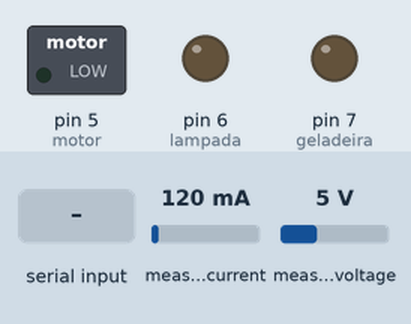
Recording of a sketch running on a simulated Arduino Uno, built with avr-gcc and run on an emulated ATmega328P. Parts: switched loads named in the sketch (green lamp = pin HIGH), output pins drawn as LEDs (lit = HIGH). Inputs (shaded band) come from the test bench; at power-on: measured current 120 mA, measured voltage 5 V. What the sketch prints to the serial monitor is not drawn.

Above: at 1.2 s.
1.3 s: "1" received over Serial
At 2.4 s:
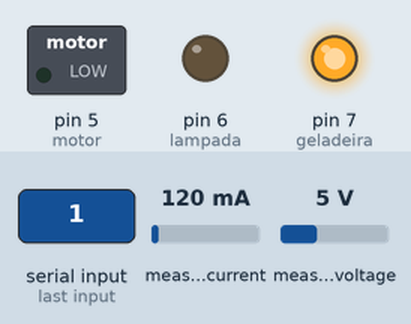
2.9 s: "2" received over Serial
At 5.1 s:
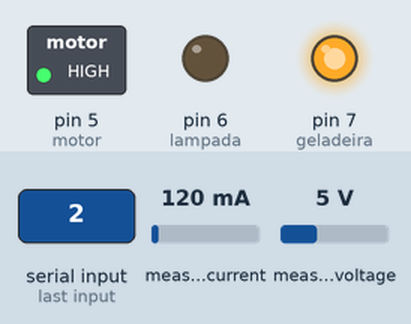
5.4 s: "A" received over Serial
At 6.8 s:
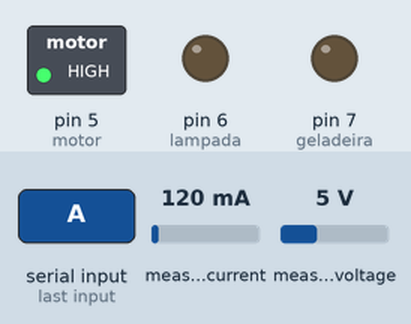
7.9 s: "3" received over Serial
At 9.6 s:
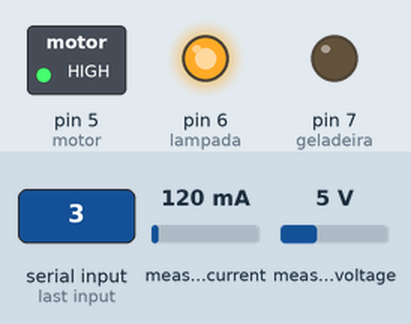
10.4 s: "B" received over Serial
At 12.4 s:
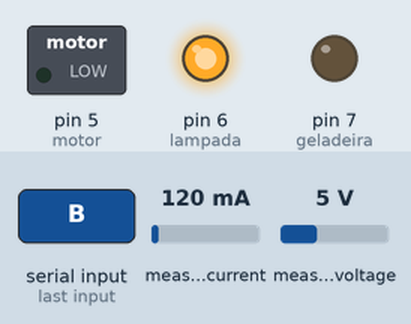
12.9 s: "C" received over Serial
At 15.2 s:
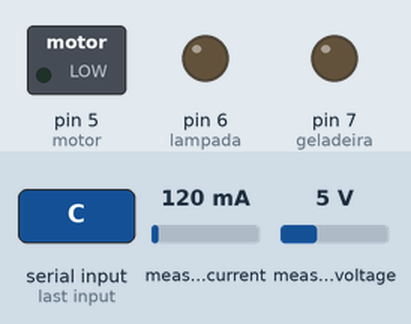
Timing chart, 0 to 16.4 s (numbered marks = the images above; inputs shaded):
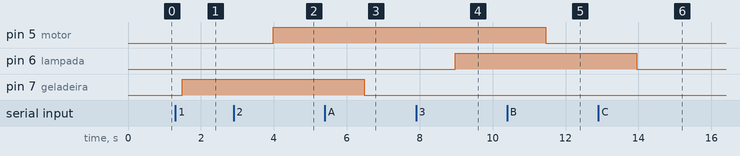

Measured:
- after the input at 1.3 s, pin 7 (geladeira): LOW → HIGH after 0.19 s
- after the input at 2.9 s, pin 5 (motor): LOW → HIGH after 1.1 s
- after the input at 5.4 s, pin 7 (geladeira): HIGH → LOW after 1.1 s
- after the input at 7.9 s, pin 6 (lampada): LOW → HIGH after 1.1 s
- after the input at 10.4 s, pin 5 (motor): HIGH → LOW after 1.1 s
- after the input at 12.9 s, pin 6 (lampada): HIGH → LOW after 1.1 s

The sketch:

codigo_tcc.ino
```cpp
#include <PZEM004Tv30.h>

PZEM004Tv30 pzem(10, 11); // (RX,TX)connect to TX,RX of PZEM
PZEM004Tv30 pzem2(8, 9);  // (RX,TX) connect to TX,RX of PZEM

char caracter;
int geladeira = 7;
int motor = 5;
int lampada = 6;

String teste1 = "";
String teste2 = "";

void setup() {
  Serial.begin(9600);
  pinMode(geladeira, OUTPUT);
  pinMode(motor, OUTPUT);
  pinMode(lampada, OUTPUT);
}

void loop() {

  //main energy meter
  float voltage = pzem.voltage();
  float current = pzem.current();
  float power = pzem.power();
  float energy = pzem.energy();
  float frequency = pzem.frequency();
  float pf = pzem.pf();

  //energymeter 2
  float voltage2 = pzem2.voltage();
  float current2 = pzem2.current();
  float power2 = pzem2.power();
  float energy2 = pzem2.energy();
  float frequency2 = pzem2.frequency();
  float pf2 = pzem2.pf();

  //  if(current != NAN && voltage != NAN && current2 != NAN && voltage2 != NAN ){
  if ( current2 != NAN && voltage2 != NAN ) {

    //  Serial.print("Geladeira - Voltage: ");Serial.print("127.2");Serial.print("V|");
    //
    //  Serial.print("Current: ");Serial.print("9.44");Serial.print("A|");
    //
    //  Serial.print("Power: ");Serial.print("1204");Serial.print("W|||");

    String unidadetensao = "V|";
    String unidadecorrente = "A|";
    String unidadepotencia = "W|||";

    String nomeequip1 = "Geladeira - Voltage: ";
    String nomeequip2 = "Iluminacao - Voltage: ";
    String nomeequip3 = "Motor - Voltage: ";


    String tensao1 = "127.2";
    String corrente1 = "2.07";
    String potencia1 = "147";

    String string_final = nomeequip1+tensao1+unidadetensao+"Current: "+corrente1+unidadecorrente+"Power: "+potencia1+unidadepotencia+nomeequip2+voltage+unidadetensao+"Current: "+current+unidadecorrente+"Power: "+power+unidadepotencia+nomeequip3+voltage2+unidadetensao+"Current: "+current2+unidadecorrente+"Power: "+power2+unidadepotencia+"#";

    Serial.print(string_final);


//    Serial.print("Geladeira - Voltage: "); Serial.print("127.2"); Serial.print("V|");
//
//    Serial.print("Current: "); Serial.print("2.07"); Serial.print("A|");
//
//    Serial.print("Power: "); Serial.print("147"); Serial.print("W|||");
//
//
//    Serial.print("Iluminacao - Voltage: "); Serial.print(voltage); Serial.print("V|");
//
//    Serial.print("Current: "); Serial.print(current); Serial.print("A|");
//
//    Serial.print("Power: "); Serial.print(power); Serial.print("W|||");
//
//
//    Serial.print("Motor - Voltage: "); Serial.print(voltage2); Serial.print("V|");
//
//    Serial.print("Current: "); Serial.print(current2); Serial.print("A|");
//
//    Serial.print("Power: "); Serial.print(power2); Serial.print("W");
//
//    Serial.print("#");
  }


  else {
    Serial.println("Erro lendo energia");
  }

  String teste1 = "teste: ";
  String teste2 = "2A";

  String teste3 = teste1 + teste2;

  caracter = Serial.read();
  if (caracter == '1')
  {
    digitalWrite(geladeira, HIGH);
  }
  if (caracter == 'A')
  {
    digitalWrite(geladeira, LOW);
  }
  if (caracter == '2')
  {
    digitalWrite(motor, HIGH);
  }
  if (caracter == 'B')
  {
    digitalWrite(motor, LOW);
  }

  if (caracter == '3')
  {
    digitalWrite(lampada, HIGH);
  }
  if (caracter == 'C')
  {
    digitalWrite(lampada, LOW);
  }

  delay(1000);
}
```
